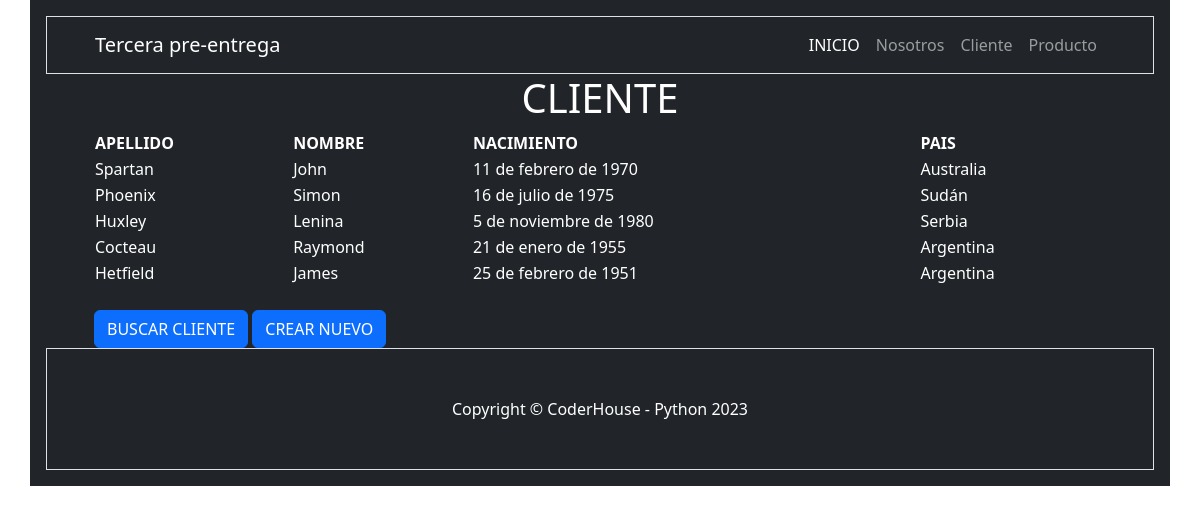
Before: /cliente/ with the older database file.
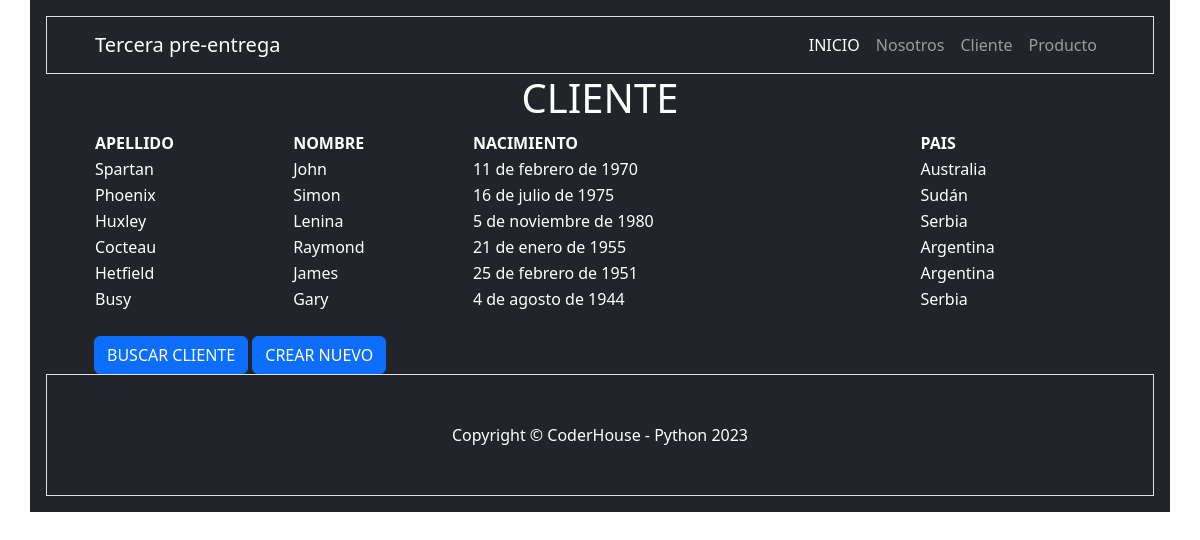
After: the same page with the newer database file.
### cliente/models.py (models this page shows, shortened)
class Cliente(models.Model):
    nombre = models.CharField(max_length=100)
    apellido = models.CharField(max_length=100)
    nacimiento = models.DateField(null=True, blank=True)
    pais_origen = models.ForeignKey(Pais, on_delete=models.SET_NULL, null=True, blank=True)

class Pais(models.Model):
    nombre = models.CharField(max_length=100, unique=True)
    def __str__(self) -> str:
        return self.nombre

### cliente/views.py (the view)
# urls.py: path('', views.home, name="index"),
def home(request):
    clientes = models.Cliente.objects.all()
    context = {"clientes": clientes}
    return render(request, "cliente/index.html", context)

### cliente/templates/cliente/index.html
{% extends 'core/base.html' %}
{% block contenido_titulo %}
    CLIENTE
{% endblock contenido_titulo %}
{% block contenido %}
    <table style="width:100%">
        <tr>
            <th>APELLIDO</th>
            <th>NOMBRE</th>
            <th>NACIMIENTO</th>
            <th>PAIS</th>
        </tr>
        {% for cliente in clientes %}
            <tr>
                <td>{{cliente.apellido}}</td>
                <td>{{cliente.nombre}}</td>
                <td>
                    {% if cliente.nacimiento %}
                        {{cliente.nacimiento}}
                    {% else %}
                    <i class="fa fa-italic" aria-hidden="true">-- No Registrada --</i>
                    {% endif %}
                </td>
                <td>
                    {% if cliente.pais_origen %}
                        {{cliente.pais_origen}}
                    {% else %}
                        <i class="fa fa-italic" aria-hidden="true">-- No Registrado --</i>
                    {% endif %}
                </td>
            </tr>
        {% endfor %}
    </table>
    <br>
    <a href="{% url 'cliente:clientes-buscar' %}" class="btn btn-primary">BUSCAR CLIENTE</a>
    <a href="{% url 'cliente:crear' %}" class="btn btn-primary">CREAR NUEVO</a>
{% endblock contenido %}

Changed rows visible on the page:
added Cliente: apellido "Busy", nombre "Gary", nacimiento "4 de agosto de 1944", pais_origen "Serbia"
